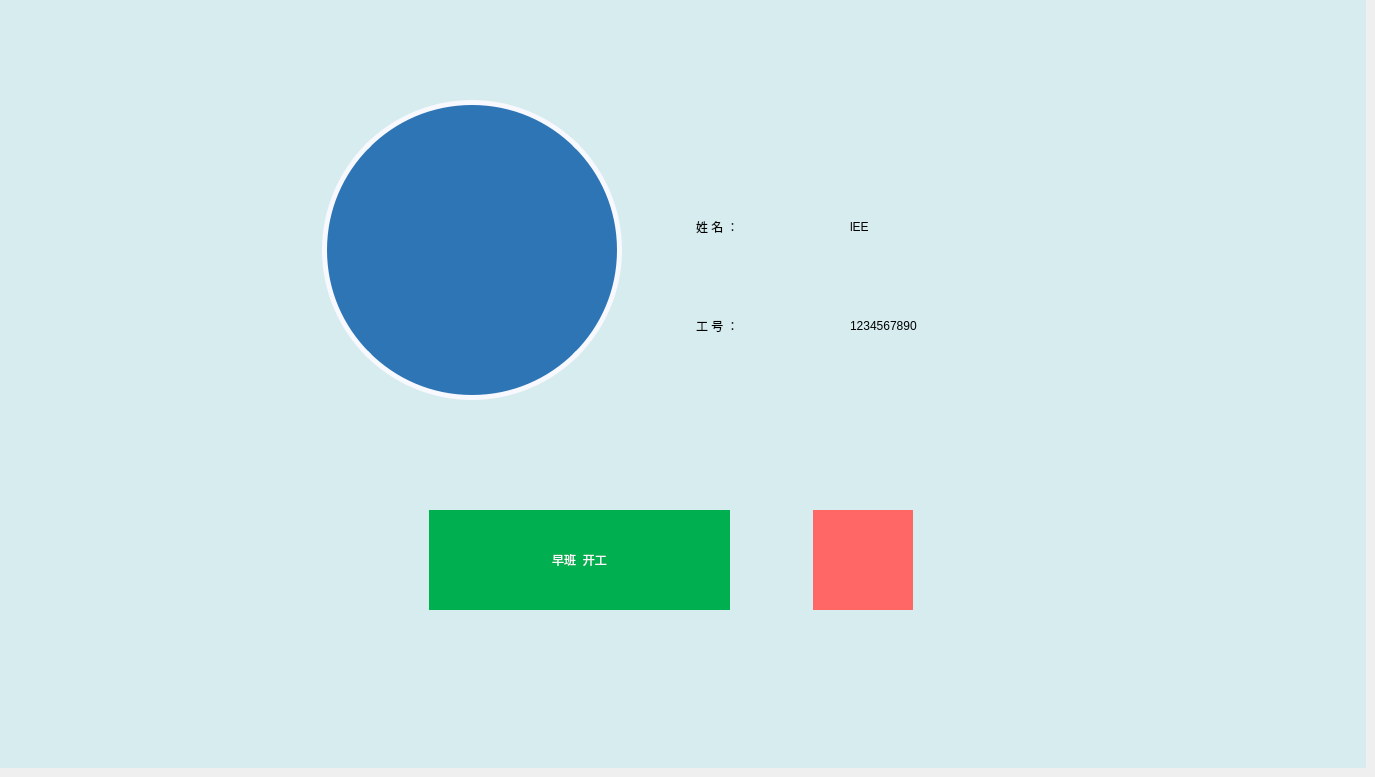
   <widget class="QWidget" name="page_5">
    <widget class="QWidget" name="widget_2" native="true">
     <property name="geometry">
      <rect>
       <x>0</x>
       <y>0</y>
       <width>1366</width>
       <height>768</height>
      </rect>
     </property>
     <property name="styleSheet">
      <string notr="true"> background-color: rgb(214, 236, 238);</string>
     </property>
     <widget class="QLabel" name="label_19">
      <property name="geometry">
       <rect>
        <x>322</x>
        <y>100</y>
        <width>300</width>
        <height>300</height>
       </rect>
      </property>
      <property name="styleSheet">
       <string notr="true">border-style: solid;
border-radius:150px;
border-width:5px; 
border-color:rgb(248, 248, 255); 
background-color: rgb(46, 117, 182)</string>
      </property>
      <property name="text">
       <string/>
      </property>
     </widget>
     <widget class="QPushButton" name="pushButton_LoginState">
      <property name="geometry">
       <rect>
        <x>429</x>
        <y>510</y>
        <width>301</width>
        <height>100</height>
       </rect>
      </property>
      <property name="styleSheet">
       <string notr="true">QPushButton {
	color: rgb(248, 248, 255);
    border-style: solid;
    background-color: rgb(0, 176, 80);
    font: 25pt &quot;黑体&quot;;
}</string>
      </property>
      <property name="text">
       <string>早班  开工</string>
      </property>
     </widget>
     <widget class="QPushButton" name="pushButton_cancelLogin">
      <property name="geometry">
       <rect>
        <x>813</x>
        <y>510</y>
        <width>100</width>
        <height>100</height>
       </rect>
      </property>
      <property name="styleSheet">
       <string notr="true">border-style: solid;
image: url(:/LCD_CS351/LCD_CS351/logo/65-04.png);
background-color: rgb(255, 102, 102)</string>
      </property>
      <property name="text">
       <string/>
      </property>
     </widget>
     <widget class="QLabel" name="label_head">
      <property name="geometry">
       <rect>
        <x>372</x>
        <y>150</y>
        <width>200</width>
        <height>200</height>
       </rect>
      </property>
      <property name="styleSheet">
       <string notr="true">border-image: url(/Head/1.png);
background-color: transparent</string>
      </property>
      <property name="text">
       <string/>
      </property>
     </widget>
     <widget class="QLabel" name="label_workid">
      <property name="geometry">
       <rect>
        <x>850</x>
        <y>300</y>
        <width>251</width>
        <height>51</height>
       </rect>
      </property>
      <property name="styleSheet">
       <string notr="true">font: 30pt &quot;黑体&quot;;</string>
      </property>
      <property name="text">
       <string>1234567890</string>
      </property>
     </widget>
     <widget class="QLabel" name="label_name">
      <property name="geometry">
       <rect>
        <x>850</x>
        <y>201</y>
        <width>251</width>
        <height>51</height>
       </rect>
      </property>
      <property name="styleSheet">
       <string notr="true">font: 30pt &quot;黑体&quot;;</string>
      </property>
      <property name="text">
       <string>lEE</string>
      </property>
     </widget>
     <widget class="QLabel" name="label_22">
      <property name="geometry">
       <rect>
        <x>696</x>
        <y>201</y>
        <width>131</width>
        <height>51</height>
       </rect>
      </property>
      <property name="styleSheet">
       <string notr="true">font: 30pt &quot;黑体&quot;;</string>
      </property>
      <property name="text">
       <string>姓 名 ：</string>
      </property>
     </widget>
     <widget class="QLabel" name="label_23">
      <property name="geometry">
       <rect>
        <x>696</x>
        <y>300</y>
        <width>131</width>
        <height>51</height>
       </rect>
      </property>
      <property name="styleSheet">
       <string notr="true">font: 30pt &quot;黑体&quot;;</string>
      </property>
      <property name="text">
       <string>工 号 ：</string>
      </property>
     </widget>
    </widget>
   </widget>
